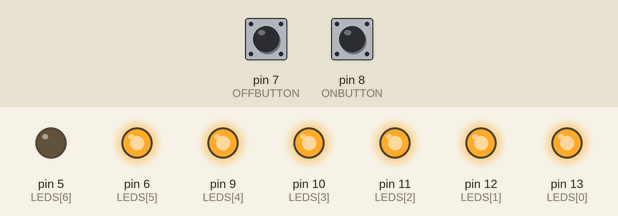
Simulated run of this sketch. Board: Arduino Uno, built with avr-gcc and run on an emulated ATmega328P. Shown: output pins drawn as LEDs (lit = HIGH). Inputs (shaded band) come from the test bench; at power-on: pin 7 (OFFBUTTON) LOW, pin 8 (ONBUTTON) LOW.

Above: at 1.2 s.
1.3 s: pin 7 (OFFBUTTON) pulled HIGH for 0.15 s
At 2.0 s:
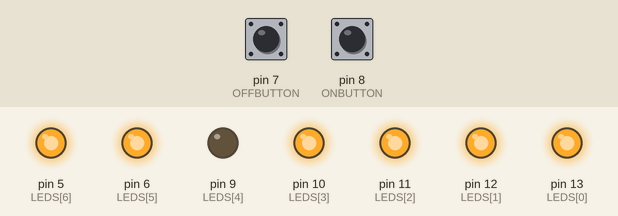
2.9 s: pin 7 (OFFBUTTON) pulled HIGH for 1 s
At 3.2 s:
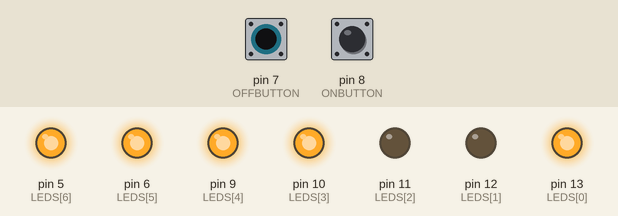
5.4 s: pin 7 (OFFBUTTON) pulled HIGH for 0.15 s
At 6.3 s:
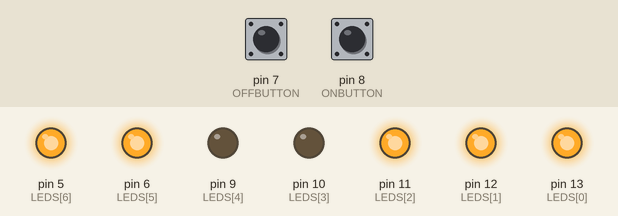
7.0 s: pin 7 (OFFBUTTON) pulled HIGH for 3.2 s
At 7.5 s:
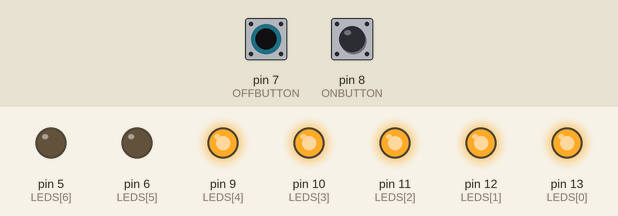
11.7 s: pin 7 (OFFBUTTON) pulled HIGH for 0.15 s
At 12.3 s:
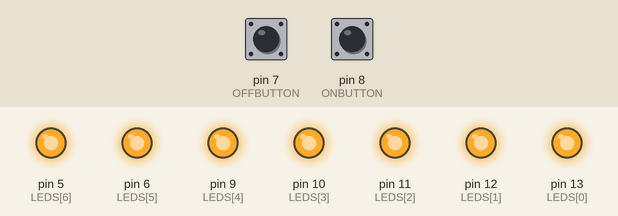
13.3 s: pin 8 (ONBUTTON) pulled HIGH for 0.15 s
At 14.7 s:
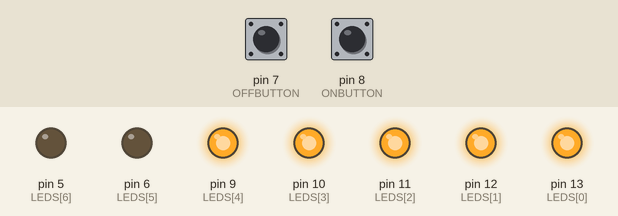
Timing chart, 0 to 15.9 s (numbered marks = the images above; inputs shaded):
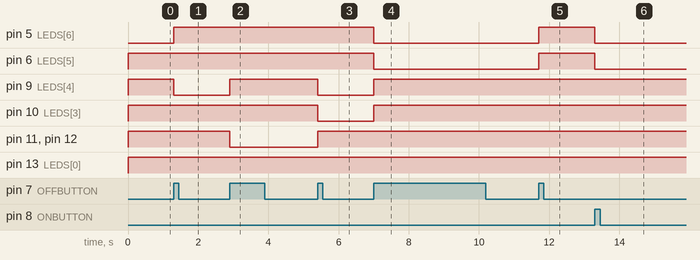

The sketch:

7seguent_counter.ino
```cpp
int LEDS[] = {13, 12, 11, 10, 9, 6, 5};
int LEDS_LENGTH = 7;
int ONBUTTON = 8;
int OFFBUTTON = 7;

int old_onval = 0;
int old_offval = 0;
int state = 0;

int seg[][7] = {{1,1,1,1,1,1,0},{1,1,0,0,0,0,0},{0,1,1,0,1,1,1},{0,0,1,1,1,1,1},{1,0,0,1,1,0,1},{1,0,1,1,0,1,1},{1,1,1,1,0,0,1},{0,0,0,1,1,1,0},{1,1,1,1,1,1,1},{1,0,1,1,1,1,1}};
int seg0[] = {1,1,1,1,1,1,0};

void setup() {
  // put your setup code here, to run once:
  pinMode(ONBUTTON,INPUT);
  pinMode(OFFBUTTON,INPUT);
  for (int i = 0; i < LEDS_LENGTH; ++i) {
    pinMode(LEDS[i],OUTPUT);
  }
}

void lampswitch(int var){
  for(int i = 0;i < LEDS_LENGTH;++i){
    digitalWrite(LEDS[i],seg[var][i]);

  }
}
void loop() {

  int onval = digitalRead(ONBUTTON);
  if((onval == HIGH)&&(old_onval == LOW)){
    ++state;
  }
  // 以前の状態を保持
  old_onval = onval;

  // offボタンを押されたときの処理(ボタンがONになった瞬間だけ反応)
  int offval = digitalRead(OFFBUTTON);
  if((offval == HIGH)&&(old_offval == LOW)){
    --state;
  }
  // 以前の状態を保持
  old_offval = offval;
  // put your main code here, to run repeatedly:
  lampswitch(state);
}
```

Measured:
- after the input at 1.3 s, pin 5 (LEDS[6]): LOW → HIGH at once; pin 9 (LEDS[4]): HIGH → LOW at once
- after the input at 2.9 s, pin 9 (LEDS[4]): LOW → HIGH at once; pin 11 (LEDS[2]), pin 12 (LEDS[1]): HIGH → LOW at once
- after the input at 5.4 s, pin 9 (LEDS[4]), pin 10 (LEDS[3]): HIGH → LOW at once; pin 11 (LEDS[2]), pin 12 (LEDS[1]): LOW → HIGH at once
- after the input at 7.0 s, pin 5 (LEDS[6]), pin 6 (LEDS[5]): HIGH → LOW at once; pin 9 (LEDS[4]), pin 10 (LEDS[3]): LOW → HIGH at once
- after the input at 11.7 s, pin 5 (LEDS[6]), pin 6 (LEDS[5]): LOW → HIGH at once
- after the input at 13.3 s, pin 5 (LEDS[6]), pin 6 (LEDS[5]): HIGH → LOW at once
